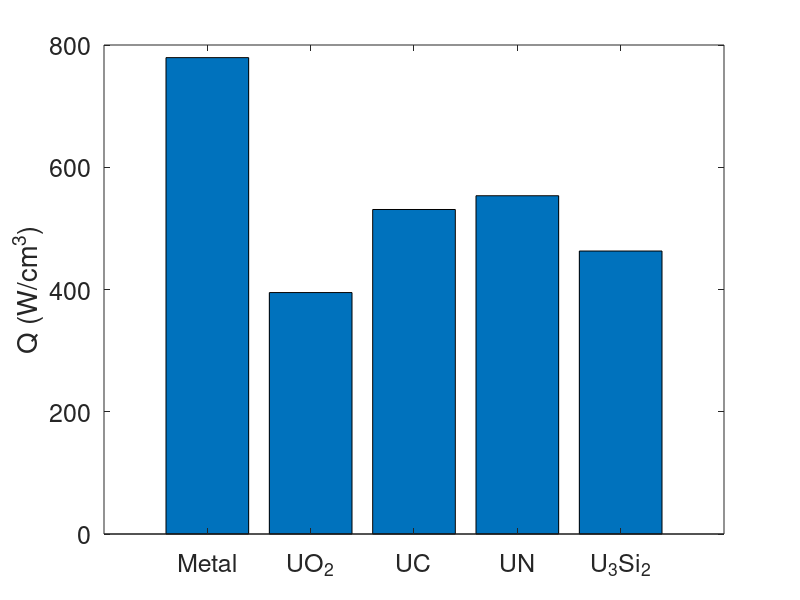

This figure's MATLAB source:
%HW1 problem 1
clear;
close all;

flux = 2.8e13;
q = 0.035;
MU = 235*q + 238*(1-q); %g U/mol
dU = [19.04, 9.65, 12.97, 13.52, 11.31];%g U/cm3
Na = 6.022e23; %atoms/mol
Ef = 3e-11; %J/s
crosssection = 5.5e-22; %cm2

NU = q*Na*dU/MU; %atoms/cm3;

Q = Ef*NU*flux*crosssection;

pl=bar(Q);
set(gca,'fontsize',18,'xticklabel',{'Metal','UO_2','UC','UN','U_3Si_2'})
ylabel('Q (W/cm^3)')
